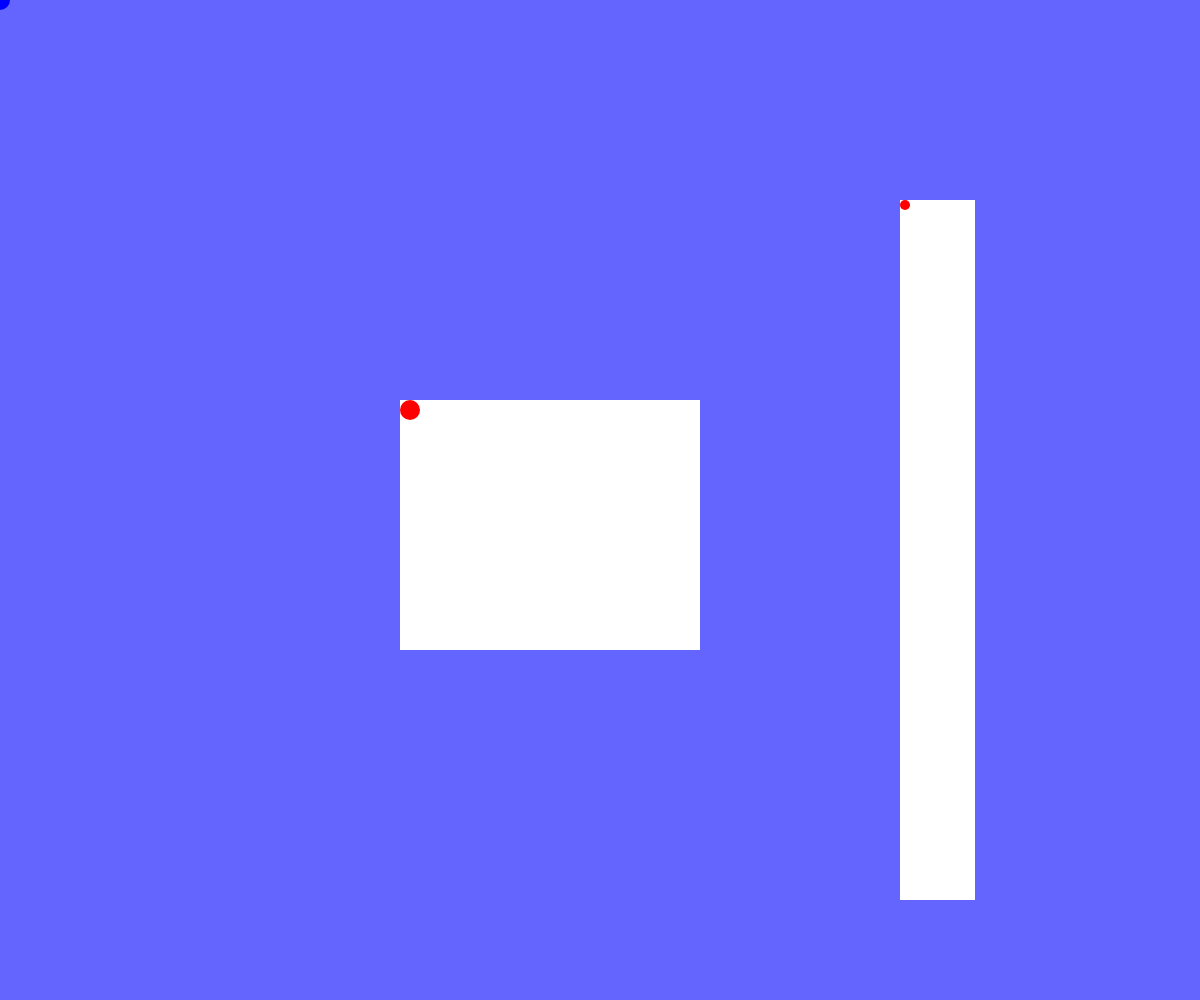
Frame 1 (no input)
Frame 60 (no input): identical to frame 1, image omitted
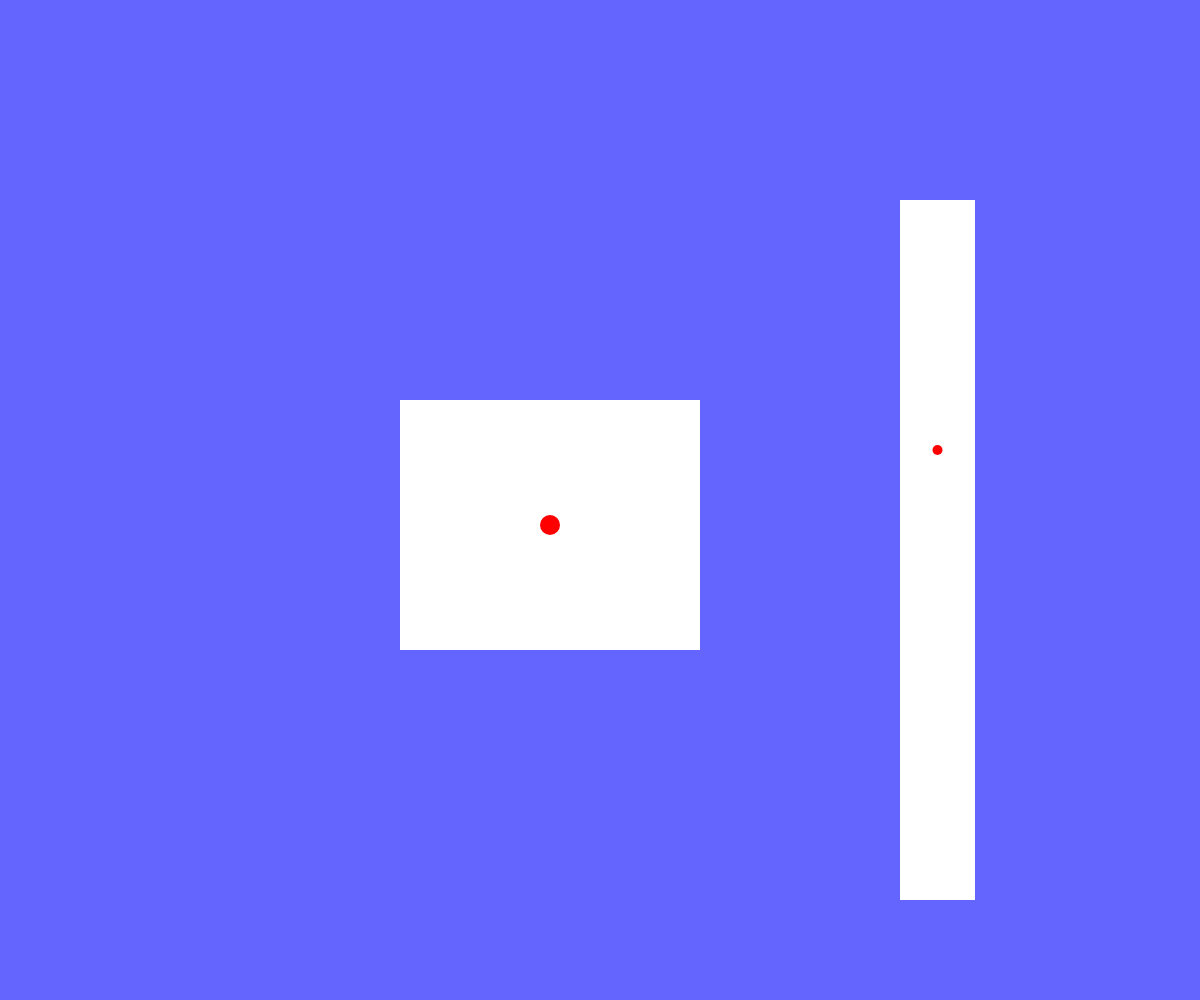
Frame 120 (the mouse pressed at the canvas centre since frame 60)

The p5.js sketch that drew these frames (run headless with seeded random() and noise() and a simulated clock; from frame 60 on, the mouse is pressed at the canvas centre):

// p5.js sketch
// ── sketch.js
/**************************************************
mappingExampleTwo

by: JoshuaWilderOakley

overview:

a simple example of the mapping function in p5.js in black and white

----------------------------------------------------

notes:

constrain both x and y so that the ellipse remains inside the box 
and is mapped to the larger blue ball.



***************************************************/


// Setup code goes here
function setup() {
  createCanvas(windowWidth, windowHeight);   
 }

// Draw code goes here
function draw() {
  background(100, 100, 255);

  mappingBall();    //free floating blue ball that red balls are mapped to
  constrainedBallOne();   //left side red ball within rectangle
  constrainedBallTwo();   //right side red ball within rectangle
}

function mappingBall() {
  fill(0, 0, 255);
  noStroke();
  ellipse(mouseX, mouseY, 20, 20);
}

function constrainedBallOne() {    //left side rect and ball

  let xlo = 410;   //start x coordinate of rect + 1/2 red ball diameter
  let xhi = 690;   //end x coordinate of rect - 1/2 red ball diameter
  let ylo = 410;   //start y coordinate of rect + 1/2 red ball diameter
  let yhi = 640;   //end y coordinate of rect - 1/2 red ball diameter

  let mx = map(mouseX, 0, width, xlo, xhi, true);    //true is added at the end of the mapping
  let my = map(mouseY, 0, height, ylo, yhi, true);   //in order to enable the constrain

  //rectangle holding red ball
  fill(255);
  rect(400, 400, 300, 250);

  //red ball
  fill(255, 0, 0);
  noStroke();
  ellipse(mx, my, 20, 20);
}

function constrainedBallTwo() {    //right side rect and ball

  let xlo = 905;    //start x coordinate of rect + 1/2 red ball diameter
  let xhi = 970;    //end x coordinate of rect - 1/2 red ball diameter
  let ylo = 205;    //start y coordinate of rect + 1/2 red ball diameter
  let yhi = 695;    //end y coordinate of rect - 1/2 red ball diameter

  let mx = map(mouseX, 0, width, xlo, xhi, true);
  let my = map(mouseY, 0, height, ylo, yhi, true);

  //rectangle holding red ball
  fill(255);
  rect(900, 200, 75, 700);

  //red ball
  fill(255, 0, 0);
  noStroke();
  ellipse(mx, my, 10, 10);
}
